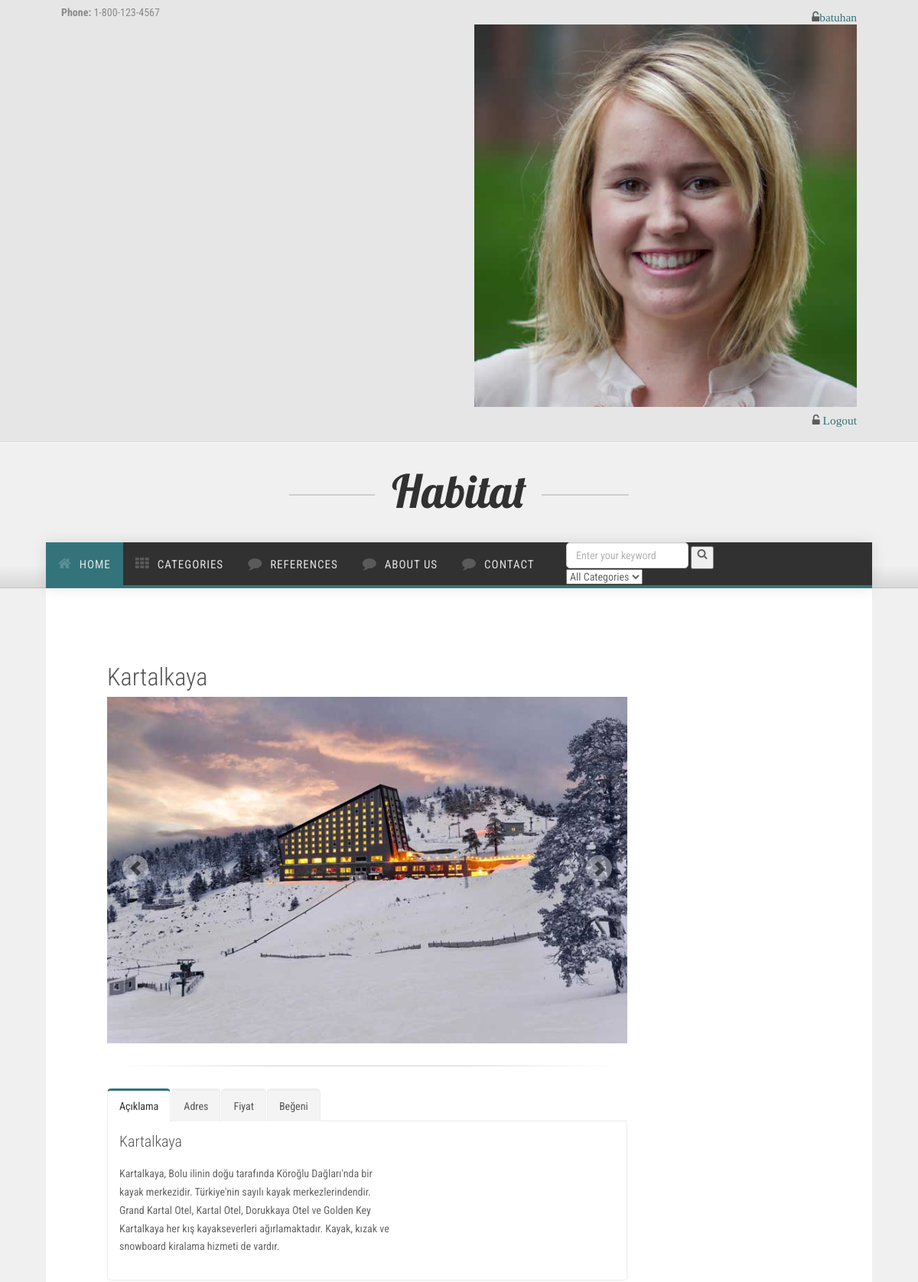
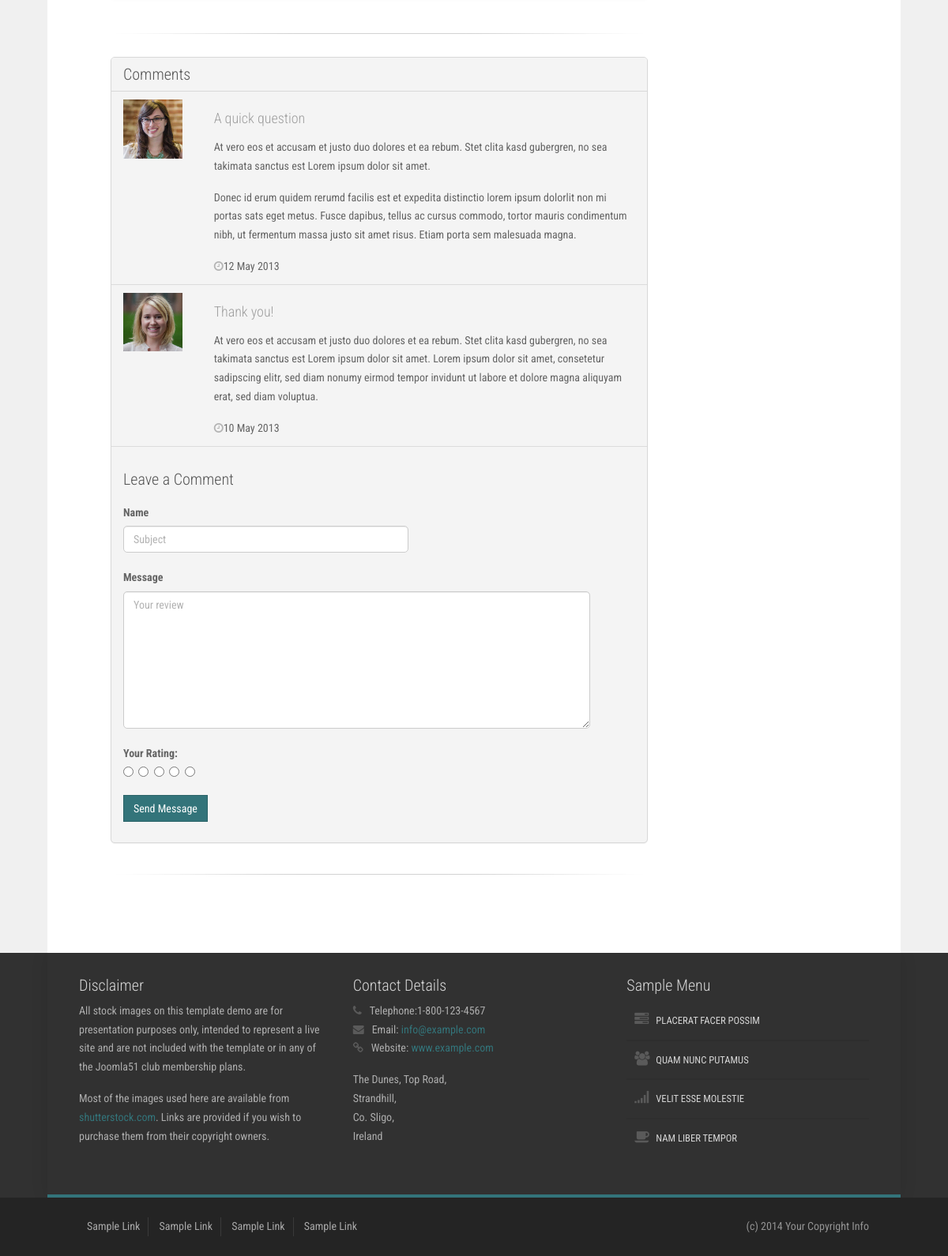
The app's page /place/8/Kartalkaya/ (signed in) with its own data (2 pictures, top to bottom).
### place/models.py (models this page shows, shortened)
class Place(models.Model):
    STATUS = (
        ('True', 'Evet'),
        ('False', 'Hayır'),
    )
    category = models.ForeignKey(Category, on_delete=models.CASCADE)
    title = models.CharField(max_length=150)
    keywords = models.CharField(max_length=255)
    description = models.CharField(max_length=255)
    image = models.ImageField(blank=True, upload_to='images/')
    price = models.FloatField()
    address = models.TextField()
    detail = RichTextUploadingField()
    slug = models.SlugField(null=False, unique=True)
    like = models.IntegerField()
    status = models.CharField(max_length=10, choices=STATUS)
    create_at = models.DateTimeField(auto_now_add=True)
    update_at = models.DateTimeField(auto_now=True)

### home/views.py (the view)
# urls.py: path('place/<int:id>/<slug:slug>/', views.place_detail, name='place_detail'),
def place_detail(request,id,slug):
    category = Category.objects.all()
    place = Place.objects.get(pk=id)
    images = Images.objects.filter(place_id=id)
    comments= Comment.objects.filter(place_id=id,status='True')
    context = {'place': place,
               'category': category,
               'images': images,
               'comments': comments,
               }
    return render(request,'place_detail.html',context)

### home/templates/place_detail.html (shortened to what this page needs)
{% extends "homebase.html" %}
{% block content %}
    <div id="content">
        <div class="container background-white">
            <div class="row margin-vert-30">
                <div class="col-md-12 margin-top-30">
                    <div id="content">
                        <div class="container background-white">
                            <div class="row margin-vert-40">
                                <div class="col-md-9">
                                    <h2>{{ place.title }}</h2>
                                    <div id="carousel-example-1" class="carousel slide" data-ride="carousel">
                                        <div class="carousel-inner">
                                            <div class="item active">
                                                <img src="{{ place.image.url }}">
                                            </div>
                                        </div>
                                        <a class="left carousel-control" href="#carousel-example-1" data-slide="prev">
                                            <span class="glyphicon glyphicon-chevron-left"></span>
                                        </a>
                                        <a class="right carousel-control" href="#carousel-example-1" data-slide="next">
                                            <span class="glyphicon glyphicon-chevron-right"></span>
                                        </a>
                                    </div>
                                    <hr>
                                    <div class="tabs">
                                        <ul class="nav nav-tabs">
                                            <li class="active">
                                                <a href="#sample-1a" data-toggle="tab">Açıklama</a>
                                            </li>
                                            <li>
                                                <a href="#sample-1b" data-toggle="tab">Adres</a>
                                            </li>
                                            <li>
                                                <a href="#sample-1c" data-toggle="tab">Fiyat</a>
                                            </li>
                                            <li>
                                                <a href="#sample-1d" data-toggle="tab">Beğeni</a>
                                            </li>
                                        </ul>
                                        <div class="tab-content">
                                            <div class="tab-pane fade in active" id="sample-1a">
                                                <div class="row">
                                                    <div class="col-md-7">
                                                        <h3 class="no-margin no-padding">{{ place.title }}</h3>
                                                        <p>{{ place.detail | safe }}</p>
                                                    </div>
                                                    <div class="clearfix"></div>
                                                </div>
                                            </div>
                                        </div>
                                    </div>
                                    <hr>
                                    <div class="blog-recent-comments panel panel-default margin-bottom-30">
                                        <div class="panel-heading">
                                            <h3>Comments</h3>
                                        </div>
                                        <ul class="list-group">
                                            <li class="list-group-item">
                                                <div class="row">
                                                    <div class="col-md-2 profile-thumb">
                                                        <a href="#">
                                                            <img class="media-object" src="assets/img/profiles/53.jpg" alt="">
                                                        </a>
                                                    </div>
                                                    <div class="col-md-10">
                                                        <h4>A quick question</h4>
                                                        <p>At vero eos et accusam et justo duo dolores et ea rebum. Stet clita kasd gubergren, no sea takimata sanctus est Lorem ipsum dolor sit amet.</p>
                                                        <p>Donec id erum quidem rerumd facilis est et expedita distinctio lorem ipsum dolorlit non mi portas sats eget metus. Fusce dapibus, tellus ac cursus commodo, tortor mauris condimentum nibh, ut
                                                            fermentum massa justo sit amet risus. Etiam porta sem malesuada magna.</p>
                                                        <span class="date">
                                                                <i class="fa fa-clock-o color-gray-light"></i>12 May 2013</span>
                                                    </div>
                                                </div>
                                            </li>
                                            <li class="list-group-item">
                                                <div class="row">
                                                    <div class="col-md-2 profile-thumb">
                                                        <a href="#">
                                                            <img class="media-object" src="assets/img/profiles/37.jpg" alt="">
                                                        </a>
                                                    </div>
                                                    <div class="col-md-10">
                                                        <h4>Thank you!</h4>
                                                        <p>At vero eos et accusam et justo duo dolores et ea rebum. Stet clita kasd gubergren, no sea takimata sanctus est Lorem ipsum dolor sit amet. Lorem ipsum dolor sit amet, consetetur sadipscing elitr,
                                                            sed diam nonumy eirmod tempor invidunt ut labore et dolore magna aliquyam erat, sed diam voluptua.</p>
                                                        <span class="date">
                                                                <i class="fa fa-clock-o color-gray-light"></i>10 May 2013</span>
                                                    </div>
                                                </div>
                                            </li>
                                            <li class="list-group-item">
                                                <div class="blog-comment-form">
                                                    <div class="row margin-top-20">
                                                        <div class="col-md-12">
                                                            <div class="pull-left">
                                                                <h3>Leave a Comment</h3>
                                                            </div>
                                                        </div>
                                                    </div>
                                                    <div class="row margin-top-20">
                                                        <div class="col-md-12">
                                                            <form action="/place/addcomment/{{ place.id }}">
                                                                <label>Name</label>
                                                                <div class="row margin-bottom-20">
                                                                    <div class="col-md-7 col-md-offset-0">
                                                                        <input class="form-control" type="text" name="subject" id="id_subject" placeholder="Subject" />
                                                                    </div>
                                                                </div>
                                                                <label>Message</label>
                                                                <div class="row margin-bottom-20">
                                                                    <div class="col-md-11 col-md-offset-0">
                                                                        <textarea class="form-control" name="comment" id="id_comment" placeholder="Your review" rows="8"></textarea>
                                                                    </div>
                                                                </div>
                                                                <div class="form-group">
                                                                    <div class="input-rating">
                                                                        <strong class="text-uppercase"> Your Rating: </strong>
                                                                        <div class="stars">
                                                                            <input type="radio" id="star5" name="rate" value="5" /> <label for="star5"></label>
                                                                            <input type="radio" id="star4" name="rate" value="4" /> <label for="star4"></label>
                                                                            <input type="radio" id="star3" name="rate" value="3" /> <label for="star3"></label>
                                                                            <input type="radio" id="star2" name="rate" value="2" /> <label for="star2"></label>
                                                                            <input type="radio" id="star1" name="rate" value="1" /> <label for="star1"></label>
                                                                        </div>
                                                                    </div>
                                                                </div>
                                                                <p>
                                                                    {% if user.id is not None %}
                                                                        <button class="btn btn-primary" type="submit">Send Message</button>
                                                                    {% else %}
                                                                        Yorum eklemek için <a href="/login">giriş</a>  yapmalsınız!
                                                                    {% endif %}
                                                                </p>
                                                            </form>
                                                        </div>
                                                    </div>
                                                </div>
                                            </li>
                                        </ul>
                                    </div>
                                    <hr class="margin-top-30">
                                </div>
                            </div>
                        </div>
                    </div>
                </div>
            </div>
        </div>
    </div>
{% endblock %}

### home/templates/header.html (shortened to what this page needs)
{% load static %}
<div id="pre-header" class="background-gray-lighter">
    <div class="container no-padding">
        <div class="row hidden-xs">
            <div class="col-sm-6 padding-vert-5">
                <strong>Phone:</strong>&nbsp;1-800-123-4567
            </div>
            <div class="col-sm-6 text-right padding-vert-5">
                {% if user.id is not None %}
                    <h5><a href="/user"><i class="fa fa-unlock-alt">{{ user.first_name }} </i></a><img src="/home/static/img/profiles/37.jpg"></h5>
                    <h5><a href="/logout/"><i class="fa fa-unlock-alt"> Logout </i></a></h5>
                {% else %}
                    <h5><a href="/login/"><i class="fa fa-unlock-alt"> Login </i></a></h5>
                    <h5> <a href="/signup/"><i class="fa fa-user-plus">Sign up</i> </a></h5>
                {% endif %}
            </div>
        </div>
    </div>
</div>
<div id="header">
    <div class="container">
        <div class="row">
            <div class="logo">
                <a href="index.html" title="">
                    <img src="{% static 'img/logo.png' %}" alt="Logo" />
                </a>
            </div>
        </div>
    </div>
</div>
<div id="hornav" class="bottom-border-shadow">
    <div class="container no-padding border-bottom">
        <div class="row">
            <div class="col-md-8 no-padding">
                <div class="visible-lg">
                    <ul id="hornavmenu" class="nav navbar-nav">
                        <li>
                            <a href="/" class="fa-home active">Home</a>
                        </li>
                        <li>
                            <span class="fa-th">Categories</span>
                                {% load mptt_tags %}
                        </li>
                        <li>
                            <a href="/referanslar" class="fa-comment ">References</a>
                        </li>
                        <li>
                            <a href="/hakkimizda" class="fa-comment ">About Us</a>
                        </li>
                        <li>
                            <a href="/contact" class="fa-comment ">Contact</a>
                        </li>
                    </ul>
                </div>
            </div>
            <div class="col-lg-2" style="position: absolute; right: 20em;}">
                <form action="/search/" method="post">
                    <input id="query" name="query" class="form-control" type="text" placeholder="Enter your keyword">
                    <button class="search-btn"><i class="fa fa-search"></i></button>
                    {% load mptt_tags %}
            <select name="catid" class="input fa-search">
                <option value="0">All Categories</option>
            </select>
            </form>
        </div>
    </div>
</div>
</div>

### home/static/css/custom.css (style rules this page uses)
.search-btn { display: flex; position: absolute; top: -20px; float: right; right: -38px; margin: 25px; width: 30px; justify-content: center; height: 30px; text-align: center; }

### records on screen
Place: title "Kartalkaya", image (picture), detail "Kartalkaya, Bolu ilinin doğu tarafında Köroğlu Dağları'nda bir kayak merkezidir. Türkiye'nin sayılı kayak merkezlerindendir. Grand Kartal Otel, Kartal Otel, Dorukkaya Otel ve Golden Key Kartalkaya her kış kayakseverleri ağırlamaktadır. Kayak, kızak ve snowboard kiralama hizmeti de vardır."

### other values on screen
{{ user.first_name }} "batuhan"
